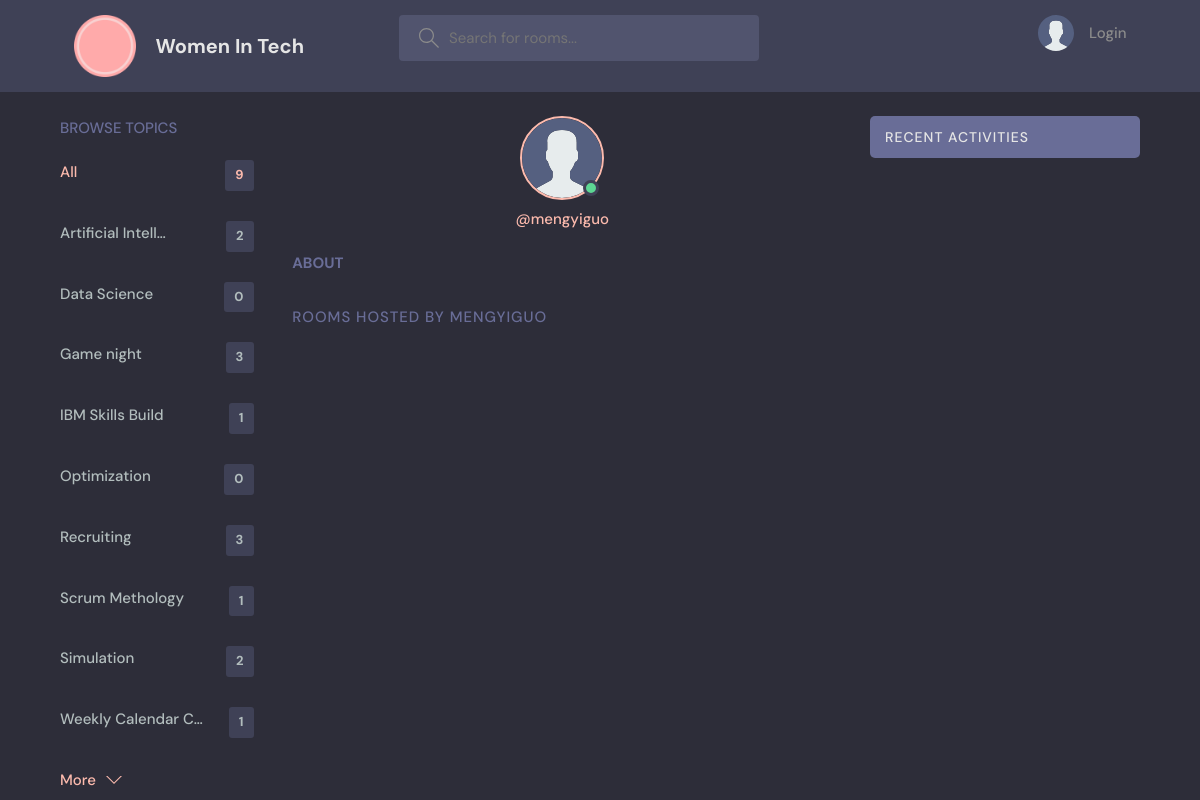
Before: /profile/21/ with the older database file.
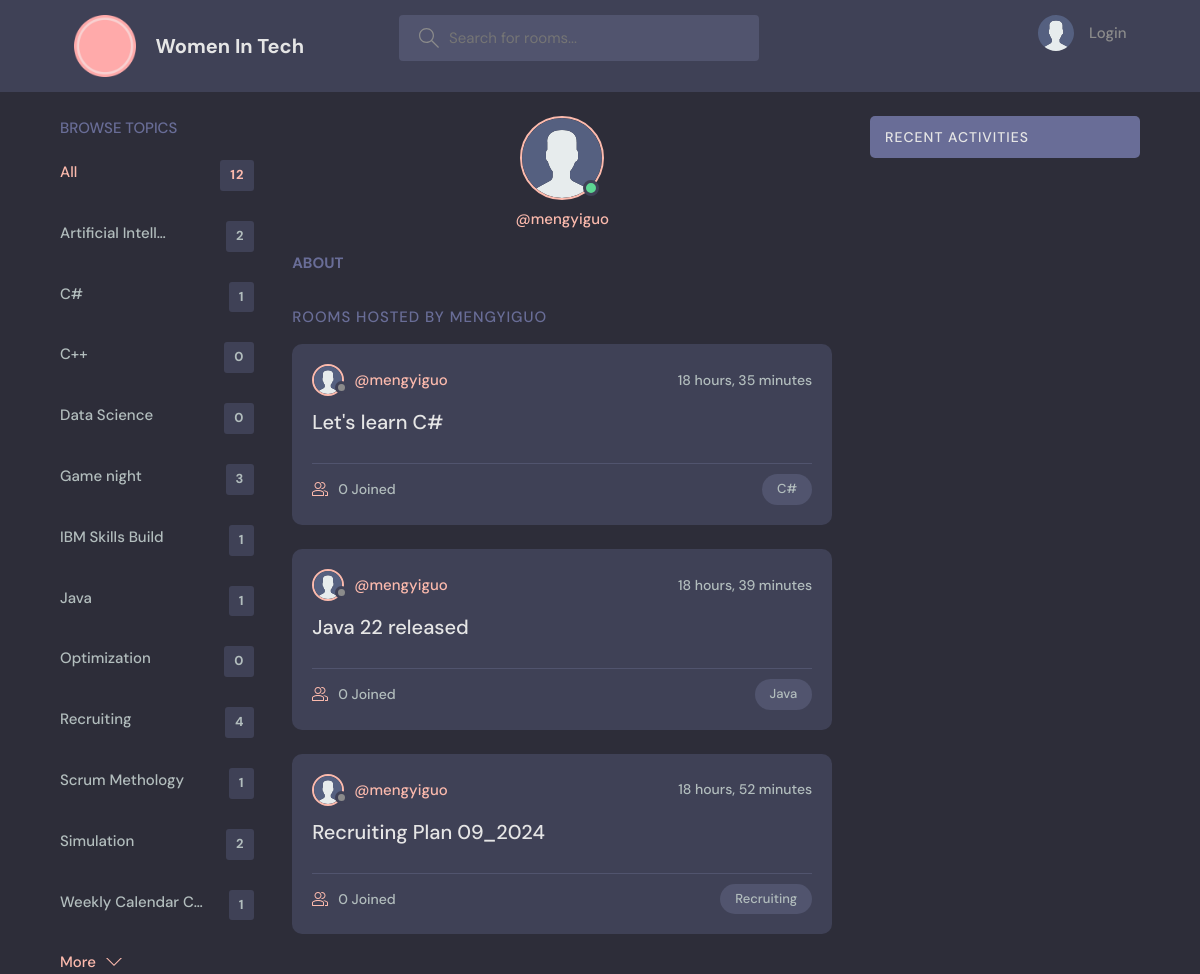
After: the same page with the newer database file.
### base/models.py (models this page shows, shortened)
class Topic(models.Model):
    name = models.CharField(max_length=200)
    class Meta:
        ordering = ['name']

class Room(models.Model):
    host = models.ForeignKey(User, on_delete=models.SET_NULL, null=True)
    topic = models.ForeignKey(
        Topic, on_delete=models.SET_NULL, null=True)
    name = models.CharField(max_length=200)
    description = models.TextField(null=True, blank=True)
    participants = models.ManyToManyField(
        User, related_name="participants", blank=True)
    updated = models.DateTimeField(auto_now=True)
    created = models.DateTimeField(auto_now_add=True)
    class Meta:
        ordering = ['-updated', '-created']

### base/views.py (the view)
# urls.py: path('profile/<str:pk>/', views.userProfile, name='user-profile'),
def userProfile(request, pk):
    user = User.objects.get(id=pk)
    rooms = user.room_set.all()
    room_messages = user.message_set.all()
    topics = Topic.objects.all()
    context = {"user": user, "rooms": rooms,
               "room_messages": room_messages, "topics": topics}
    return render(request, "base/profile.html", context)

### base/templates/base/profile.html (shortened to what this page needs)
{% extends 'main.html' %}
{% block content %}
{% load static %}
<main class="profile-page layout layout--3">
    <div class="container">
        {% include 'base/topics_component.html' %}
        <div class="roomList">
            <div class="profile">
                <div class="profile__avatar">
                    <div class="avatar avatar--large active">
                        <img src="{% static 'images/avatar.svg' %}" />
                    </div>
                </div>
                <div class="profile__info">
                    <p>@{{user.username}}</p>
                </div>
                <div class="profile__about">
                    <h3>About</h3>
                </div>
            </div>
            <div class="roomList__header">
                <div>
                    <h2> Rooms Hosted by {{user.username}}</a>
                    </h2>
                </div>
            </div>
            {% include 'base/feed_component.html' %}
        </div>
        {% include 'base/activity_component.html' %}
    </div>
</main>
{% endblock content %}

### templates/main.html (shortened to what this page needs)
<!DOCTYPE html>
{% load static %}
<html lang="en">
<head>
    <link rel="stylesheet" href="{% static 'styles/style.css' %}" />
</head>
<body>
    {% include "navbar.html" %}
    {% block content %}
    {% endblock %}
</body>
</html>

### templates/navbar.html (shortened to what this page needs)
{% load static %}
<header class=" header header--loggedIn">
    <div class="container">
        <a href="{% url 'home' %}" class="header__logo">
            <img src="{% static 'images/pink-circle-hi.png' %}" />
            <h1>Women In Tech</h1>
        </a>
        <form class="header__search" method="GET" action="{% url 'home' %}">
            <label>
                <input name="q" placeholder="Search for rooms..." />
            </label>
        </form>
        <nav class="header__menu">
            {% if request.user.is_authenticated %}
            <div class="header__user">
                <a href="{% url 'update-user' %}">
                    <div class="avatar avatar--medium active">
                        <img src="{% static 'images/avatar.svg' %}" />
                    </div>
                    <p>{{request.user.username}} <span> @{{request.user.username}}</span></p>
                </a>
                <button class="dropdown-button">
                    <svg version="1.1" xmlns="http://www.w3.org/2000/svg" width="32" height="32" viewBox="0 0 32 32">
                        <title>chevron-down</title>
                        <path d="M16 21l-13-13h-3l16 16 16-16h-3l-13 13z"></path>
                    </svg>
                </button>
            </div>
            {% else %}
            <a href="{% url 'login' %}">
                <img src="{% static 'images/avatar.svg' %}" />
                <p>Login</p>
            </a>
            {% endif %}
        </nav>
    </div>
</header>

### base/templates/base/topics_component.html
<div class="topics">
    <div class="topics__header">
        <h2>Browse Topics</h2>
    </div>
    <ul class="topics__list">
        <li>
            <a href="{% url 'home' %}" class="active">All <span>{{topics.count}}</span></a>
        </li>
        {% for topic in topics %}
        <li>
            <a href="{% url 'home' %}?q={{topic.name}}">
                {{ topic.name | truncatechars:18 }}
                <span>{{topic.room_set.all.count}}</span></a>
        </li>
        {% endfor %}
    </ul>
    <a class="btn btn--link" href="{% url 'topics' %}">
        More
        <svg version="1.1" xmlns="http://www.w3.org/2000/svg" width="32" height="32" viewBox="0 0 32 32">
            <title>chevron-down</title>
            <path d="M16 21l-13-13h-3l16 16 16-16h-3l-13 13z"></path>
        </svg>
    </a>
</div>

### base/templates/base/feed_component.html (shortened to what this page needs)
{% for room in rooms %}
{% load static %}
<div class="roomListRoom">
    <div class="roomListRoom__header">
        <a href="{% url 'user-profile' room.host.id %}" class="roomListRoom__author">
            <div class="avatar avatar--small">
                <img src="{% static 'images/avatar.svg' %}" />
            </div>
            <span>@{{room.host.username}}</span>
        </a>
        <div class="roomListRoom__actions">
            <span>{{room.created|timesince}}</span>
        </div>
    </div>
    <div class="roomListRoom__content">
        <a href="{% url 'room' room.id%}">{{room.name}}</a>
    </div>
    <div class="roomListRoom__meta">
        <a href="{% url 'room' room.id%}" class="roomListRoom__joined">
            {{room.participants.all.count}} Joined
        </a>
        <p class="roomListRoom__topic">{{room.topic.name}}</p>
    </div>
</div>
{% endfor %}

### base/templates/base/activity_component.html (shortened to what this page needs)
{% load static %}
<div class="activities">
    <div class="activities__header">
        <h2>Recent Activities</h2>
    </div>
</div>

Changed rows visible on the page:
added Topic: name "C#", room_set.all.count "1"
added Topic: name "C++", room_set.all.count "0"
added Topic: name "Java", room_set.all.count "1"
computed for Topic "Recruiting": room_set.all.count "3" → "4"
added Room: host.username "mengyiguo", created "18 hours, 35 minutes", name "Let's learn C#", participants.all.count "0", topic.name "C#"
added Room: host.username "mengyiguo", created "18 hours, 39 minutes", name "Java 22 released", participants.all.count "0", topic.name "Java"
added Room: host.username "mengyiguo", created "18 hours, 52 minutes", name "Recruiting Plan 09_2024", participants.all.count "0", topic.name "Recruiting"
Other visible differences:
{{ topics.count }}: "9" → "12"
